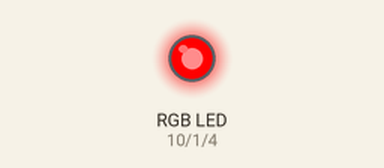
This sketch was run on a simulated Arduino Uno, built with avr-gcc and run on an emulated ATmega328P. On the bench: an RGB LED mixed from three pins (HIGH = lit).

Above: at 0.2 s.
At 0.7 s:
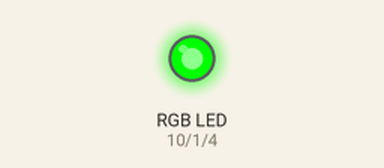
At 2.7 s:
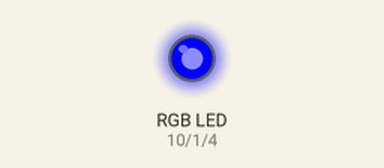
Timing chart, 0 to 3.5 s (numbered marks = the images above):
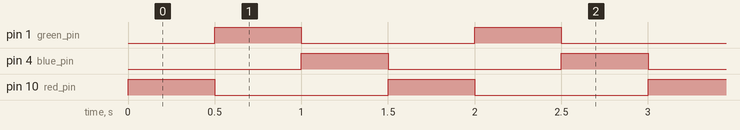

Measured:
- by itself, pin 1 (green_pin), pin 4 (blue_pin), pin 10 (red_pin): alternates HIGH for 0.50 s and LOW for 1.0 s
- by itself, everything shown: repeats every 1.5 s, in 3 steps

The sketch:

02_multicolor_led.ino
```cpp
int red_pin=10;
int green_pin=1;
int blue_pin=4;

void setup() {
  pinMode(red_pin,OUTPUT);
  pinMode(green_pin,OUTPUT);
  pinMode(blue_pin,OUTPUT);
}

void loop() {
  RGBColor(255,0,0);
  delay(500);
  RGBColor(0,255,0);
  delay(500);
  RGBColor(0,0,255);
  delay(500);
}

void RGBColor(int red,int green,int blue)
{
  analogWrite(red_pin,red);
  analogWrite(green_pin,green);
  analogWrite(blue_pin,blue);
}
```
